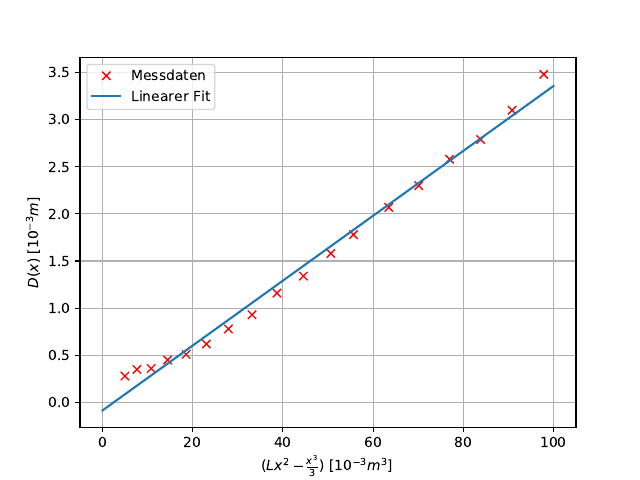

Python code for this plot:
import numpy as np
import matplotlib.pyplot as plt
from scipy.optimize import curve_fit

 
 
x, y = np.loadtxt('runde.txt', unpack=True,delimiter=',')

z=(530*x**2-(x**3//3))*10**-6
 
def f(z,a,b):
    return a*z+b
params, cov = curve_fit(f, z, y)
errors = np.sqrt(np.diag(cov))
 
print('a =', params[0], '±', errors[0])
print('b =', params[1], '±', errors[1])

x_plot = np.linspace(0,100,10)
 
plt.figure(1)
plt.plot(z, y,'rx', label='Messdaten')
plt.plot(x_plot, f(x_plot,*params),'-', label='Linearer Fit')


plt.ylabel('$D(x)$ $[10^{-3} m]$')
plt.xlabel(r'$(Lx^2 - \frac{x^3}{3})$ $\left[10^{-3} m^3\right]$')
plt.grid()
plt.legend(loc='best')
 
 
plt.savefig('runde.pdf')